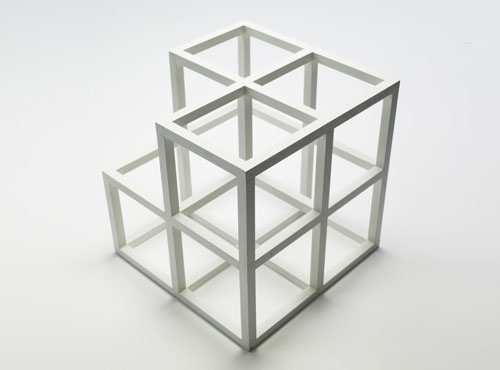
%> input picture Exercise 3/input_ex3.jpg, 500 x 370 px
$ octave --eval "main;"   (GNU Octave 9; MATLAB toolbox functions it lacks are replaced by stand-ins)
%> lines starting %> are read from the running program, lines starting %| are printed output that depends on the picture
%> in main, input is the input picture: size 370x500x3 uint8; mean R, G, B 218.4, 219.2, 216.6
### Exercise 3/GoG.m
function [Ix,Iy] = GoG  (input,standardDeviation)
%> called with standardDeviation = 0.5

kernelSize = round(3 * standardDeviation);

c_x = zeros((kernelSize*2)+1);

for j = -1 * kernelSize : kernelSize
    c_x(:,j+kernelSize+1) = j;
end

c_y = c_x';

Gx = ((-1 * c_x)/(2*pi*standardDeviation^4)).*exp((-1*(c_x.^2+c_y.^2))/(2*standardDeviation^2));


Gy = Gx';

%calculate the origin of the mask elements
origin = floor((size(Gx)+1)/2);


%calculate vertical offset for structuring element
verticalOffset = zeros(size(input,1),origin(2)-1);
%apply vertical offset to input image
input = [verticalOffset input verticalOffset];
%> input: size 370x504 double

%calculate horizontal offset for structuring element
horizontalOffset = zeros(origin(1)-1,size(input,2));
%apply horizontal offset to input image
input = [horizontalOffset;input;horizontalOffset];
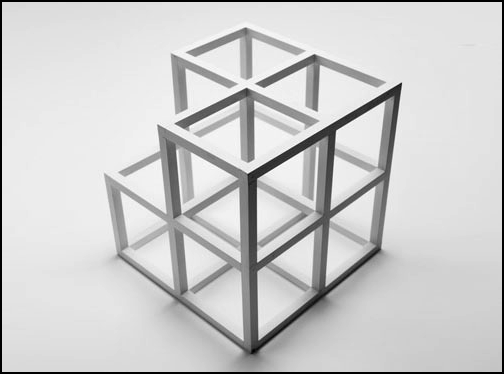
%> input: size 374x504 double; min 0, max 1, mean 0.804

%do the filtering with Gx and Gy
Ix = zeros(size(input));
Iy = zeros(size(input));
for j = origin(2) : ((size(input,2)-origin(2)+1))
    for i = origin(1) : ((size(input,1)-origin(1)+1))
       %create a submatrix
       submatrix = input(i-origin(1)+1:i+origin(1)-1,j-origin(2)+1:j+origin(2)-1);

       multElements_x = submatrix.*Gx;
       multElements_y = submatrix.*Gy;
       Ix(i,j)= sum(multElements_x(:));
       Iy(i,j)= sum(multElements_y(:));


    end
end
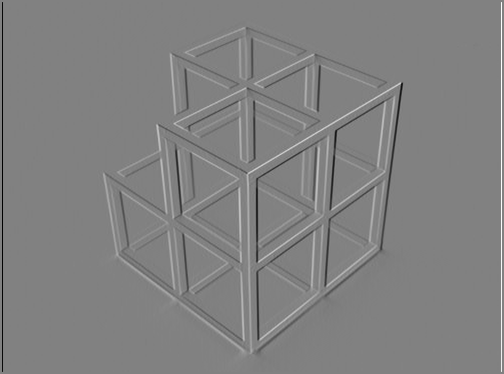
%> Ix: size 374x504 double; min -0.406, max 0.395, mean 3.46e-05; drawn with min black and max white
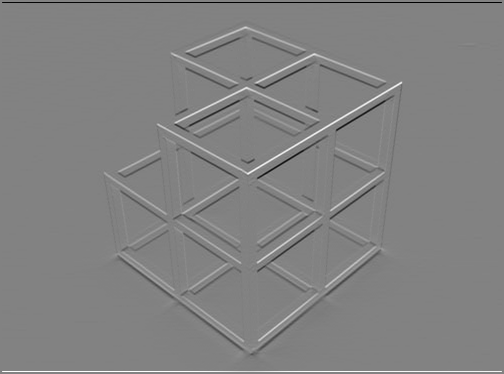
%> Iy: size 374x504 double; min -0.394, max 0.378, mean 8.82e-05; drawn with min black and max white

### Exercise 3/hough_edge_detect.m
%=================================================
%e)
function [H,t,r] = hough_edge_detect(Ix,Iy,Bin)

[row,col] = find(Bin);

rho_max = 2 * sqrt( size(Bin,1)^2 + size(Bin,2)^2);
t = (-90:89);
r = (-floor(rho_max -rho_max/2) : floor(rho_max-rho_max/2));
H = zeros(size(t,2),size(r,2));

for j = 1 : size(col)
   theta = atan(Iy(row(j),col(j))  /  (Ix(row(j),col(j))));
   rho = col(j) * cos(theta) + row(j) * sin(theta);

   % convert theta to degrees
   t_deg = floor(180*theta/pi);
   r_floor = floor(rho);

   t_index = find(t==t_deg);

   r_index = find(r==r_floor);
   H(t_index, r_index) = H(t_index, r_index) + 1;
end

### Exercise 3/main.m
function main

close all;
%=================================================
%A. a)
input = imread('input_ex3.jpg');
grayscale = mat2gray(mean(input,3));

%=================================================
%A. b)
[Ix,Iy] = GoG(grayscale,0.5);

%=================================================
%A.c)
GradientMagnitude = sqrt(Ix.^2 + Iy.^2);
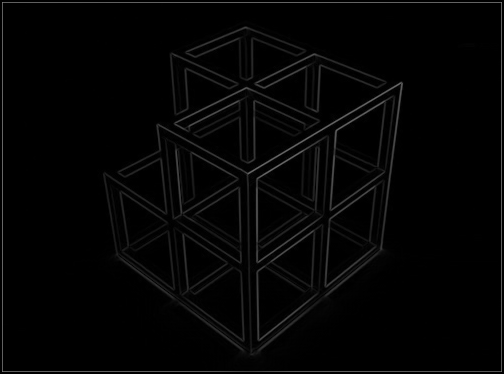
%> GradientMagnitude: size 374x504 double; min 0, max 0.494, mean 0.0179

%A. d)
GradientMagnitude_binary = im2bw(GradientMagnitude,0.08);
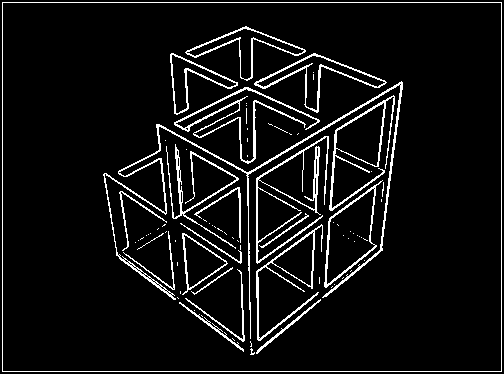
%> GradientMagnitude_binary: size 374x504 logical; 7% white in thin lines or dots

%=================================================
%Results A. a)-d)

figure('name','Gradient of Gaussian');
subplot(1,3,1),imshow(grayscale,[]),title('grayscale image');
subplot(1,3,2),imshow(GradientMagnitude,[]),title('gradient of gaussian');
subplot(1,3,3),imshow(GradientMagnitude_binary,[]),title('thresholding');

%=================================================
[H,T,R] = hough_edge_detect(Ix, Iy, GradientMagnitude_binary);
%> in hough_edge_detect, `[row,col] = find(Bin);`: row = 13180 values from 3 to 372; col = 13180 values from 3 to 502
%> the loop in hough_edge_detect, `for j = 1 : size(col)` made 13180 passes
%> (theta, rho, t_deg, r_floor, t_index, r_index) on passes 1 to 3: (0.785, 4.24, 45, 4, 136, 632), (0.00441, 3.02, 0, 3, 91, 631), (4.77e-17, 3, 0, 3, 91, 631)
%> T = 180 values from -90 to 89; R = 1255 values from -627 to 627


%info: threashold std is 0.5*max(H(:)) = 0.5*332
%=================================================
%f) g) h)
%Play with: Threshold
peaks = houghpeaks(H',400, 'Threshold',5);
%> peaks = 57 rows, first 12: [625 1; 630 90; 1130 90; 1000 180; 882 90; 951 93; 906 149; 974 95; 864 89; 1040 99; 1062 142; 794 86]
figure('name','Hough Voting Array with local maxima');
imshow(H);
hold on;
    plot(peaks(:,1),peaks(:,2),'x','color','red', 'LineWidth',2, 'MarkerSize',10);
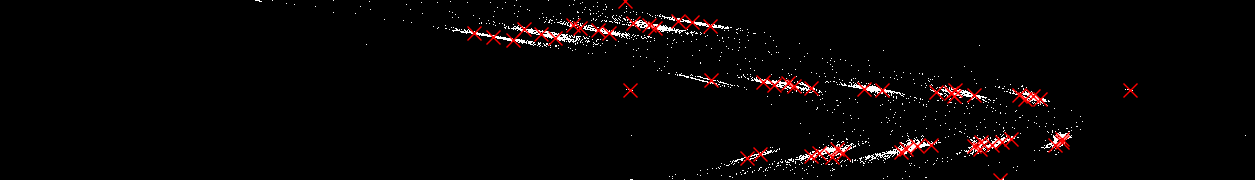
%> figure redrawn from the program's plot data
hold off;

%=================================================
%i) j)
%Play with: Fillgap and MinLength
lines = houghlines(GradientMagnitude_binary,T,R,peaks, 'FillGap',5,'MinLength',5);
%> lines = 109 lines; longest, point1 to point2 (x, y): (383, 250) to (259, 351), (323, 217) to (258, 264), (245, 88) to (175, 125), (239, 180) to (177, 219), (172, 54) to (238, 84), (247, 88) to (312, 117)

figure('name','Houghlines');
imshow(input);
hold on;
max_len = 0;

for k = 1:length(lines)
   xy = [lines(k).point1; lines(k).point2];
   plot(xy(:,1),xy(:,2),'LineWidth',2,'Color','green');

   % Plot beginnings and ends of lines
   plot(xy(1,1),xy(1,2),'x','LineWidth',2,'Color','yellow');
   plot(xy(2,1),xy(2,2),'x','LineWidth',2,'Color','red');

   % Determine the endpoints of the longest line segment
   len = norm(lines(k).point1 - lines(k).point2);
   if ( len > max_len)
      max_len = len;
      xy_long = xy;
   end
end;
%> this loop made 109 passes
%> (len, max_len, xy_long) on passes 1, 2, 7, 8, 12: (26, 26, [3 3; 3 29]), (57, 57, [33 372; 90 372]), (60.21, 60.21, [299 143; 248 175]), (73.25, 73.25, [239 180; 177 219]), (159.9, 159.9, [383 250; 259 351])
%> (xy, len) on passes 3, 4, 5, 6, 9, 10: ([258 178; 258 199], 21), ([317 193; 317 213], 20), ([318 165; 318 192], 27), ([319 141; 319 164], 23), ([241 118; 241 125], 7), ([242 145; 242 154], 9)
%> `main;`:
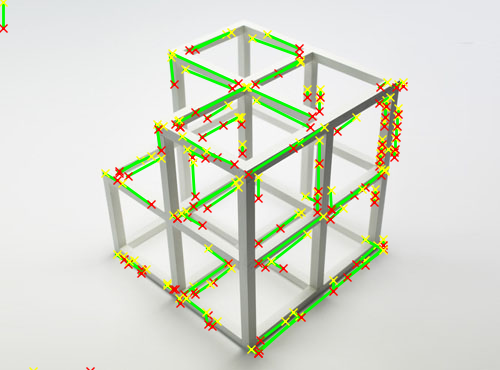
%> figure redrawn from the program's plot data
hold off;
